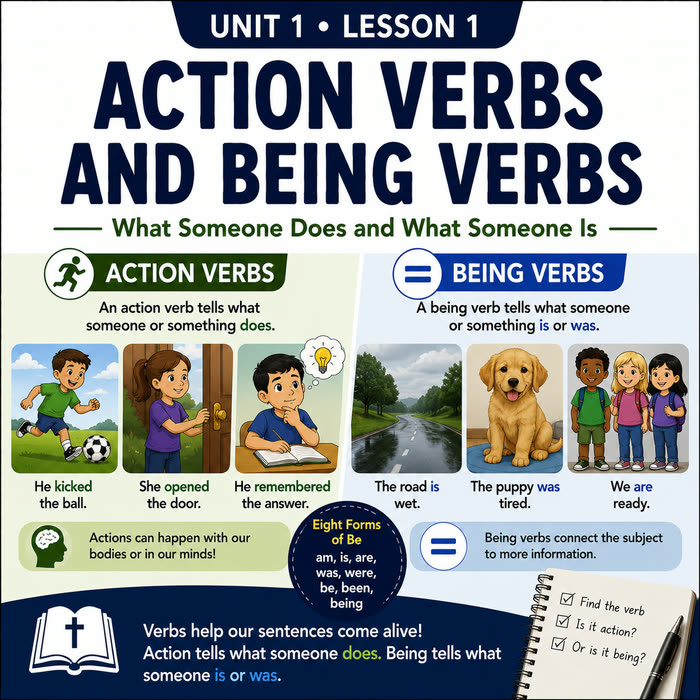
#> input picture lessons/english/verbs-action-and-being/thumb.jpg, 700 x 700 px
$ python -i make-preview.py   (imports and definitions only)
#> lines starting #> are read from the running program, lines starting #| are printed output that depends on the picture
#> further down, picture is the input picture: PIL image 700x700 RGB; mean R, G, B 155.1, 161.5, 163.3
"""make-preview.py - carousel pictures of a worksheet's pages.

    py tools/make-preview.py <source.pdf|.png> <slug> <subject-slug> [--plain] [--pages N]
    -> worksheets/<subject-slug>/<slug>/preview-1.jpg ... preview-N.jpg

    py tools/make-preview.py <source.pdf> <slug> <subject-slug> --thumb
    -> worksheets/<subject-slug>/<slug>/thumb.jpg   (page 1, 800px, never marked)

PAID sheets (the default): WATERMARKED, page 1 only. ROADMAP 40. Paul,
2026-09-09: "put something over it so noone can steal the example."
FREE sheets (--plain --pages 2): no watermark, first pages. Paul, 2026-09-10:
every worksheet gets the animal cell's product page, carousel included.

🚨 THE WATERMARK IS BAKED INTO THE PIXELS. A CSS overlay looks identical and is
defeated by right-click -> Save Image.
🚨 A PAID SHEET NEVER GETS PAGE 2. The answer key is the part worth stealing;
the carousel shows a "hidden from preview" tile instead. --pages is refused
without --plain for exactly that reason.
⚠️ DOWNSCALED to 900px wide either way. A full-resolution picture of a paid
sheet is a usable sheet once someone crops round the marks.
⚠️ A paid sheet's PDF lives OUTSIDE the repo (the paid guard fails the build on
a PDF in a paid folder). Only the jpgs this writes are committed.
build-worksheets.js puts every preview-N.jpg it finds into the carousel, in
order, so re-running with fewer pages must not leave stale ones behind; this
deletes preview-*.jpg in the folder first.

🖼️ --thumb IS THE COVER, and it exists because make-cover.js cannot make one
for a kind:"pdf" sheet. make-cover.js renders a PAGE; these sheets have no page
to render, only Paul's file. Added 2026-09-21 with the first of his own
worksheets. 800px wide to match every other thumb on the shelf, and never
watermarked - a cover is the shop window, not the goods.
⚠️ It writes thumb.jpg and touches no preview-*.jpg, so the two runs are
independent and either can be repeated on its own.

Needs PyMuPDF and Pillow: py -m pip install --user pymupdf pillow
"""
import sys, os, glob
import pymupdf
from PIL import Image, ImageDraw, ImageFont

WIDTH = 900
THUMB_WIDTH = 800
MARK = "NEXSTUDENTS  ·  PREVIEW"


def watermark(img):
    # Diagonal rows across the WHOLE page, so no crop leaves a clean diagram.
    w, h = img.size
#> w = 700; h = 700
    layer = Image.new("RGBA", (w * 2, h * 2), (0, 0, 0, 0))
#> layer: PIL image 1400x1400 RGBA; every value is 0
    draw = ImageDraw.Draw(layer)
    try:
        font = ImageFont.truetype("arialbd.ttf", 34)
    except OSError:
        font = ImageFont.load_default()
    step_x, step_y = 520, 150
    for row, y in enumerate(range(0, h * 2, step_y)):
        offset = (row % 2) * (step_x // 2)
        for x in range(-step_x, w * 2, step_x):
            draw.text((x + offset, y), MARK, font=font, fill=(20, 30, 45, 70))
    layer = layer.rotate(30, resample=Image.BICUBIC)
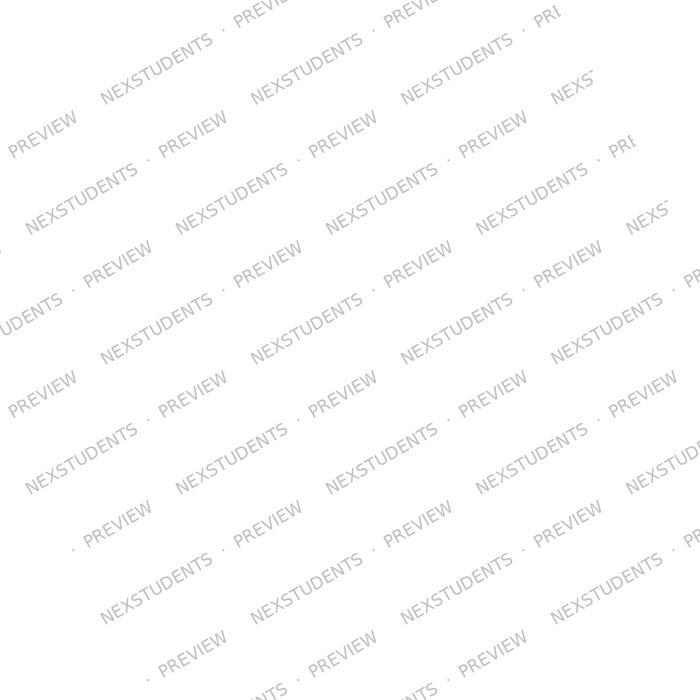
#> layer: PIL image 1400x1400 RGBA (shown at 1/2 size); mean R, G, B, A 0.8, 1.3, 2.1, 2.7; transparent parts drawn white
    layer = layer.crop((w // 2, h // 2, w // 2 + w, h // 2 + h))
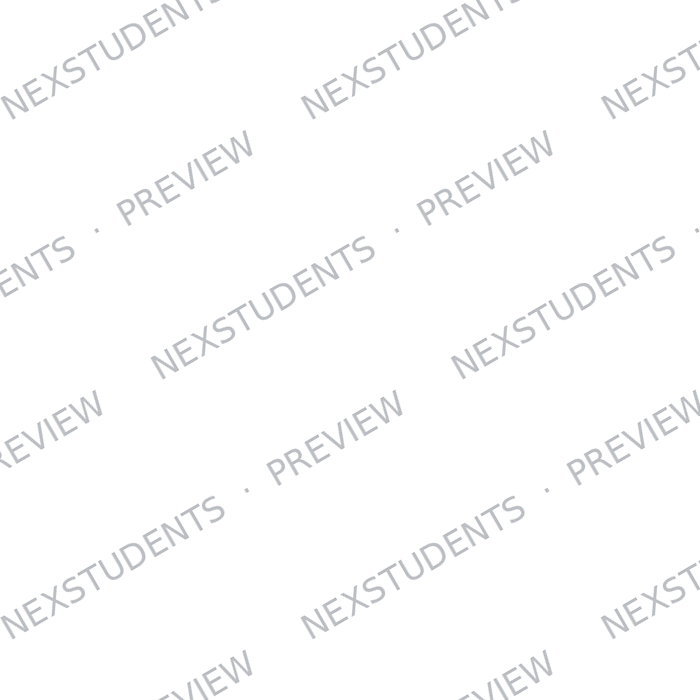
#> layer: PIL image 700x700 RGBA; mean R, G, B, A 0.9, 1.6, 2.5, 3.3; transparent parts drawn white
    return Image.alpha_composite(img.convert("RGBA"), layer).convert("RGB")
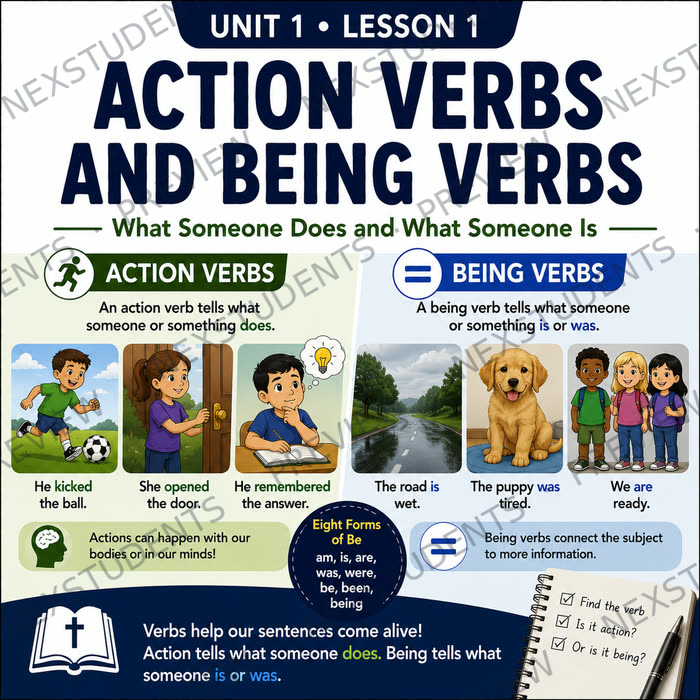
#> returned value: PIL image 700x700 RGB; mean R, G, B 153.3, 159.7, 161.7


# [47 lines left out: functions pages_of, main, not called in this run]


# [2 lines not run here, left out]

>>> from PIL import Image
>>> picture = Image.open('../lessons/english/verbs-action-and-being/thumb.jpg')
>>> result = watermark(picture)
